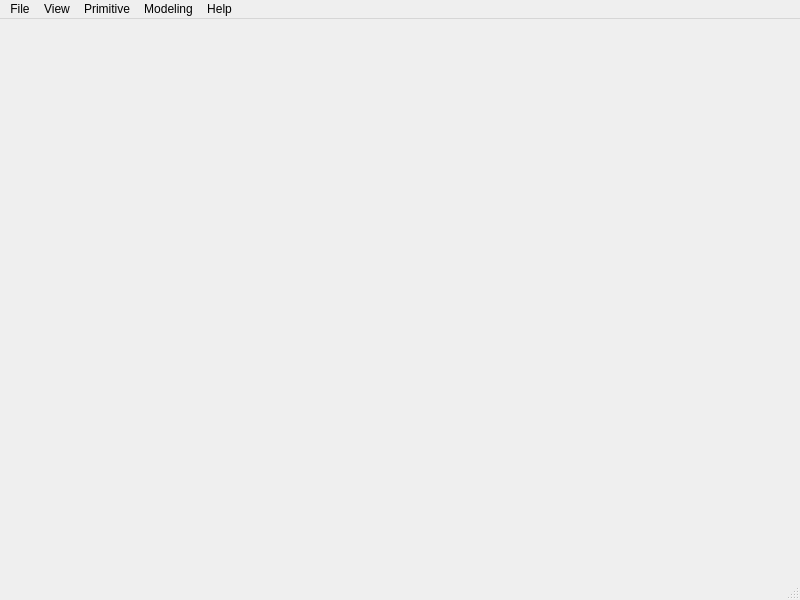
<?xml version="1.0" encoding="UTF-8"?>
<ui version="4.0">
 <class>occQtClass</class>
 <widget class="QMainWindow" name="occQtClass">
  <property name="geometry">
   <rect>
    <x>0</x>
    <y>0</y>
    <width>800</width>
    <height>600</height>
   </rect>
  </property>
  <property name="windowTitle">
   <string>occQt</string>
  </property>
  <property name="windowIcon">
   <iconset resource="occqt.qrc">
    <normaloff>:/Resources/lamp.png</normaloff>:/Resources/lamp.png</iconset>
  </property>
  <widget class="QWidget" name="centralWidget"/>
  <widget class="QMenuBar" name="menuBar">
   <property name="geometry">
    <rect>
     <x>0</x>
     <y>0</y>
     <width>800</width>
     <height>23</height>
    </rect>
   </property>
   <widget class="QMenu" name="menuFile">
    <property name="title">
     <string>File</string>
    </property>
    <addaction name="actionExit"/>
   </widget>
   <widget class="QMenu" name="menuView">
    <property name="title">
     <string>View</string>
    </property>
    <addaction name="actionZoom"/>
    <addaction name="actionPan"/>
    <addaction name="actionRotate"/>
    <addaction name="separator"/>
    <addaction name="actionReset"/>
    <addaction name="actionFitAll"/>
   </widget>
   <widget class="QMenu" name="menuPrimitive">
    <property name="title">
     <string>Primitive</string>
    </property>
    <addaction name="actionBox"/>
    <addaction name="actionCone"/>
    <addaction name="actionSphere"/>
    <addaction name="actionCylinder"/>
    <addaction name="actionTorus"/>
   </widget>
   <widget class="QMenu" name="menuModeling">
    <property name="title">
     <string>Modeling</string>
    </property>
    <addaction name="actionFillet"/>
    <addaction name="actionChamfer"/>
    <addaction name="actionExtrude"/>
    <addaction name="actionRevolve"/>
    <addaction name="actionLoft"/>
    <addaction name="separator"/>
    <addaction name="actionCut"/>
    <addaction name="actionFuse"/>
    <addaction name="actionCommon"/>
    <addaction name="separator"/>
    <addaction name="actionHelix"/>
   </widget>
   <widget class="QMenu" name="menuHelp">
    <property name="title">
     <string>Help</string>
    </property>
    <addaction name="actionAbout"/>
   </widget>
   <addaction name="menuFile"/>
   <addaction name="menuView"/>
   <addaction name="menuPrimitive"/>
   <addaction name="menuModeling"/>
   <addaction name="menuHelp"/>
  </widget>
  <widget class="QStatusBar" name="statusBar"/>
  <action name="actionExit">
   <property name="text">
    <string>Exit</string>
   </property>
   <property name="shortcut">
    <string>Ctrl+Q</string>
   </property>
  </action>
  <action name="actionZoom">
   <property name="checkable">
    <bool>false</bool>
   </property>
   <property name="icon">
    <iconset resource="occqt.qrc">
     <normaloff>:/Resources/Zoom.png</normaloff>:/Resources/Zoom.png</iconset>
   </property>
   <property name="text">
    <string>Zoom</string>
   </property>
  </action>
  <action name="actionPan">
   <property name="checkable">
    <bool>false</bool>
   </property>
   <property name="icon">
    <iconset resource="occqt.qrc">
     <normaloff>:/Resources/Pan.png</normaloff>:/Resources/Pan.png</iconset>
   </property>
   <property name="text">
    <string>Pan</string>
   </property>
  </action>
  <action name="actionRotate">
   <property name="checkable">
    <bool>false</bool>
   </property>
   <property name="checked">
    <bool>false</bool>
   </property>
   <property name="icon">
    <iconset resource="occqt.qrc">
     <normaloff>:/Resources/Rotate.png</normaloff>:/Resources/Rotate.png</iconset>
   </property>
   <property name="text">
    <string>Rotate</string>
   </property>
  </action>
  <action name="actionReset">
   <property name="icon">
    <iconset resource="occqt.qrc">
     <normaloff>:/Resources/Home.png</normaloff>:/Resources/Home.png</iconset>
   </property>
   <property name="text">
    <string>Reset</string>
   </property>
  </action>
  <action name="actionFitAll">
   <property name="icon">
    <iconset resource="occqt.qrc">
     <normaloff>:/Resources/FitAll.png</normaloff>:/Resources/FitAll.png</iconset>
   </property>
   <property name="text">
    <string>FitAll</string>
   </property>
  </action>
  <action name="actionAbout">
   <property name="icon">
    <iconset resource="occqt.qrc">
     <normaloff>:/Resources/lamp.png</normaloff>:/Resources/lamp.png</iconset>
   </property>
   <property name="text">
    <string>About</string>
   </property>
  </action>
  <action name="actionBox">
   <property name="icon">
    <iconset resource="occqt.qrc">
     <normaloff>:/Resources/box.png</normaloff>:/Resources/box.png</iconset>
   </property>
   <property name="text">
    <string>Box</string>
   </property>
  </action>
  <action name="actionCone">
   <property name="icon">
    <iconset resource="occqt.qrc">
     <normaloff>:/Resources/cone.png</normaloff>:/Resources/cone.png</iconset>
   </property>
   <property name="text">
    <string>Cone</string>
   </property>
  </action>
  <action name="actionSphere">
   <property name="icon">
    <iconset resource="occqt.qrc">
     <normaloff>:/Resources/sphere.png</normaloff>:/Resources/sphere.png</iconset>
   </property>
   <property name="text">
    <string>Sphere</string>
   </property>
  </action>
  <action name="actionCylinder">
   <property name="icon">
    <iconset resource="occqt.qrc">
     <normaloff>:/Resources/cylinder.png</normaloff>:/Resources/cylinder.png</iconset>
   </property>
   <property name="text">
    <string>Cylinder</string>
   </property>
  </action>
  <action name="actionTorus">
   <property name="icon">
    <iconset resource="occqt.qrc">
     <normaloff>:/Resources/torus.png</normaloff>:/Resources/torus.png</iconset>
   </property>
   <property name="text">
    <string>Torus</string>
   </property>
  </action>
  <action name="actionFillet">
   <property name="icon">
    <iconset resource="occqt.qrc">
     <normaloff>:/Resources/fillet.png</normaloff>:/Resources/fillet.png</iconset>
   </property>
   <property name="text">
    <string>Fillet</string>
   </property>
  </action>
  <action name="actionChamfer">
   <property name="icon">
    <iconset resource="occqt.qrc">
     <normaloff>:/Resources/chamfer.png</normaloff>:/Resources/chamfer.png</iconset>
   </property>
   <property name="text">
    <string>Chamfer</string>
   </property>
  </action>
  <action name="actionExtrude">
   <property name="icon">
    <iconset resource="occqt.qrc">
     <normaloff>:/Resources/extrude.png</normaloff>:/Resources/extrude.png</iconset>
   </property>
   <property name="text">
    <string>Extrude</string>
   </property>
  </action>
  <action name="actionRevolve">
   <property name="icon">
    <iconset resource="occqt.qrc">
     <normaloff>:/Resources/revolve.png</normaloff>:/Resources/revolve.png</iconset>
   </property>
   <property name="text">
    <string>Rovelve</string>
   </property>
  </action>
  <action name="actionLoft">
   <property name="icon">
    <iconset resource="occqt.qrc">
     <normaloff>:/Resources/loft.png</normaloff>:/Resources/loft.png</iconset>
   </property>
   <property name="text">
    <string>Loft</string>
   </property>
  </action>
  <action name="actionCut">
   <property name="icon">
    <iconset resource="occqt.qrc">
     <normaloff>:/Resources/cut.png</normaloff>:/Resources/cut.png</iconset>
   </property>
   <property name="text">
    <string>Cut</string>
   </property>
  </action>
  <action name="actionFuse">
   <property name="icon">
    <iconset resource="occqt.qrc">
     <normaloff>:/Resources/fuse.png</normaloff>:/Resources/fuse.png</iconset>
   </property>
   <property name="text">
    <string>Fuse</string>
   </property>
  </action>
  <action name="actionCommon">
   <property name="icon">
    <iconset resource="occqt.qrc">
     <normaloff>:/Resources/common.png</normaloff>:/Resources/common.png</iconset>
   </property>
   <property name="text">
    <string>Common</string>
   </property>
  </action>
  <action name="actionHelix">
   <property name="icon">
    <iconset resource="occqt.qrc">
     <normaloff>:/Resources/helix.png</normaloff>:/Resources/helix.png</iconset>
   </property>
   <property name="text">
    <string>Helix</string>
   </property>
  </action>
 </widget>
 <layoutdefault spacing="6" margin="11"/>
 <resources>
  <include location="occqt.qrc"/>
 </resources>
 <connections/>
</ui>
